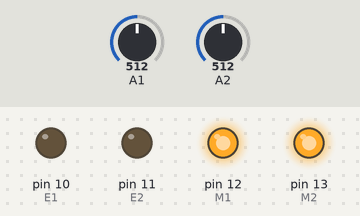
Simulated run of this sketch. Board: Arduino Uno, built with avr-gcc and run on an emulated ATmega328P. On the bench: output pins drawn as LEDs (lit = HIGH). The inputs (shaded band) are chosen by the test bench; at power-on: A1 = 512, A2 = 512.

Above: at 1.2 s.
1.3 s: A1 set to 583
2.8 s: A1 set to 614
At 3.9 s:
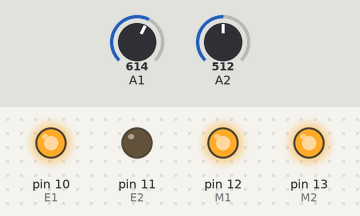
4.3 s: A2 set to 586
5.8 s: A2 set to 608
At 6.2 s:
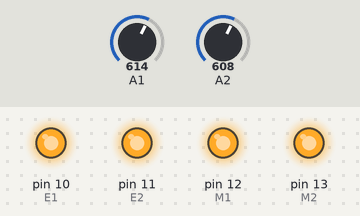
7.3 s: A1 set to 590
At 8.5 s:
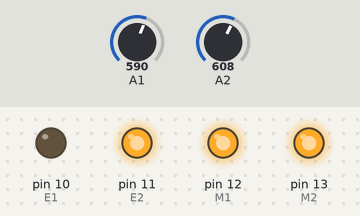
8.8 s: A1 set to 610
At 9.7 s:
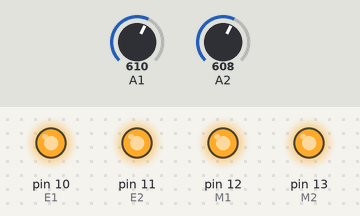
Timing chart, 0 to 11.3 s (numbered marks = the images above; inputs shaded):
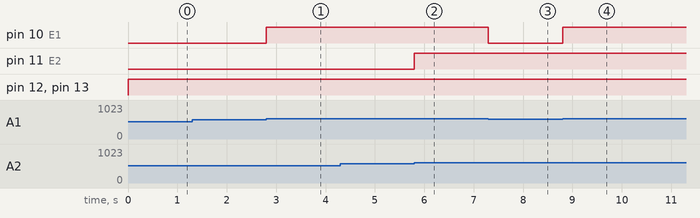

Measured:
- the behaviour switches between 600 and 601 on A1 (found by bisection; images 0 and 1)
- the behaviour switches between 600 and 601 on A2 (found by bisection; images 1 and 2)
- after the input at 1.3 s, every drawn part: stays the same
- after the input at 2.8 s, pin 10 (E1): LOW → HIGH at once
- after the input at 4.3 s, every drawn part: stays the same
- after the input at 5.8 s, pin 11 (E2): LOW → HIGH at once
- after the input at 7.3 s, pin 10 (E1): HIGH → LOW at once
- after the input at 8.8 s, pin 10 (E1): LOW → HIGH at once

The sketch:

OSNOVNAYA_ARDUINO.ino
```cpp
// ЦВЕТ
#define s2  A5
#define s3  A3
#define out A4
byte red = 0;  // освобождаем память для переменных
byte green = 0;
byte blue = 0;
// МОТОРЫ
int E1 = 10;   // скорость вращения
int M1 = 12;   // направление вращения
int E2 =11;    // скорость вращения
int M2 = 13;   // направление вращения

void setup() // процедура setup
{
  Serial.begin(9600);
 //ЦВЕТ
 pinMode(s2, OUTPUT);
 pinMode(s3, OUTPUT);
 pinMode(out, INPUT);
 //МОТОРЫ
 pinMode(M1, OUTPUT);
 pinMode(M2, OUTPUT);
}

/*void loop() // процедура loop
{
 color();
 // выводим значения цветов
 Serial.print(" RED :" + String(red));
 Serial.print(" GREEN : " + String(green));
 Serial.println(" BLUE : " + String(blue));
 delay(500);
}
*/

//датчик ИК:
//белый  >600
//черный <600

// digitalWrite(M1,HIGH);
// digitalWrite(M2, HIGH);
// analogWrite(E1, 255);
// analogWrite(E2, 255);
//Serial.println(analogRead(A0));

void loop() {
  if ((analogRead(A1)) > 600) {
    digitalWrite(M1, HIGH);
    analogWrite(E1, 255);
  }
  else {
    digitalWrite(M1, HIGH);
    analogWrite(E1, 0);
  }
  if ((analogRead(A2)) > 600) {
    digitalWrite(M2, HIGH);
    analogWrite(E2, 255);
  }
  else {
    digitalWrite(M2, HIGH);
    analogWrite(E2, 0);
  }
}

void color() // процедура color
{
 // если 2 и 3 порты отключить, то получим значение красного цвета
 digitalWrite(s2, LOW);
 digitalWrite(s3, LOW);
 red = pulseIn(out, digitalRead(out) == HIGH ? LOW : HIGH);

 // если 3 порт включить, а 2 отключить, то получим синий цвет
 digitalWrite(s3, HIGH);
 blue = pulseIn(out, digitalRead(out) == HIGH ? LOW : HIGH);

 // если 2 включить, а 3 отключить, то получим зеленый цвет
 digitalWrite(s2, HIGH);
 green = pulseIn(out, digitalRead(out) == HIGH ? LOW : HIGH);
}
```
